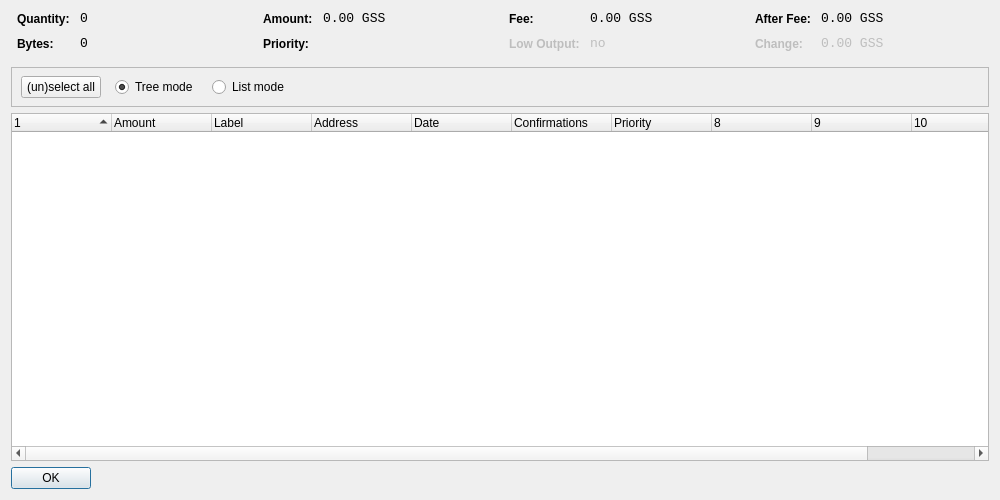
<?xml version="1.0" encoding="UTF-8"?>
<ui version="4.0">
 <class>CoinControlDialog</class>
 <widget class="QDialog" name="CoinControlDialog">
  <property name="geometry">
   <rect>
    <x>0</x>
    <y>0</y>
    <width>1000</width>
    <height>500</height>
   </rect>
  </property>
  <property name="windowTitle">
   <string>Coin Control</string>
  </property>
  <layout class="QVBoxLayout" name="verticalLayout">
   <item>
    <layout class="QHBoxLayout" name="horizontalLayoutTop" stretch="0,0,0,0">
     <property name="topMargin">
      <number>0</number>
     </property>
     <property name="bottomMargin">
      <number>10</number>
     </property>
     <item>
      <layout class="QFormLayout" name="formLayoutCoinControl1">
       <property name="horizontalSpacing">
        <number>10</number>
       </property>
       <property name="verticalSpacing">
        <number>10</number>
       </property>
       <property name="leftMargin">
        <number>6</number>
       </property>
       <property name="rightMargin">
        <number>6</number>
       </property>
       <item row="0" column="0">
        <widget class="QLabel" name="labelCoinControlQuantityText">
         <property name="styleSheet">
          <string notr="true">font-weight:bold;</string>
         </property>
         <property name="text">
          <string>Quantity:</string>
         </property>
        </widget>
       </item>
       <item row="0" column="1">
        <widget class="QLabel" name="labelCoinControlQuantity">
         <property name="font">
          <font>
           <family>Monospace</family>
           <pointsize>10</pointsize>
          </font>
         </property>
         <property name="cursor">
          <cursorShape>IBeamCursor</cursorShape>
         </property>
         <property name="contextMenuPolicy">
          <enum>Qt::ActionsContextMenu</enum>
         </property>
         <property name="text">
          <string>0</string>
         </property>
         <property name="textInteractionFlags">
          <set>Qt::LinksAccessibleByMouse|Qt::TextSelectableByKeyboard|Qt::TextSelectableByMouse</set>
         </property>
        </widget>
       </item>
       <item row="1" column="0">
        <widget class="QLabel" name="labelCoinControlBytesText">
         <property name="styleSheet">
          <string notr="true">font-weight:bold;</string>
         </property>
         <property name="text">
          <string>Bytes:</string>
         </property>
        </widget>
       </item>
       <item row="1" column="1">
        <widget class="QLabel" name="labelCoinControlBytes">
         <property name="font">
          <font>
           <family>Monospace</family>
           <pointsize>10</pointsize>
          </font>
         </property>
         <property name="cursor">
          <cursorShape>IBeamCursor</cursorShape>
         </property>
         <property name="contextMenuPolicy">
          <enum>Qt::ActionsContextMenu</enum>
         </property>
         <property name="text">
          <string>0</string>
         </property>
         <property name="textInteractionFlags">
          <set>Qt::LinksAccessibleByMouse|Qt::TextSelectableByKeyboard|Qt::TextSelectableByMouse</set>
         </property>
        </widget>
       </item>
      </layout>
     </item>
     <item>
      <layout class="QFormLayout" name="formLayoutCoinControl2">
       <property name="horizontalSpacing">
        <number>10</number>
       </property>
       <property name="verticalSpacing">
        <number>10</number>
       </property>
       <property name="leftMargin">
        <number>6</number>
       </property>
       <property name="rightMargin">
        <number>6</number>
       </property>
       <item row="0" column="0">
        <widget class="QLabel" name="labelCoinControlAmountText">
         <property name="styleSheet">
          <string notr="true">font-weight:bold;</string>
         </property>
         <property name="text">
          <string>Amount:</string>
         </property>
        </widget>
       </item>
       <item row="0" column="1">
        <widget class="QLabel" name="labelCoinControlAmount">
         <property name="font">
          <font>
           <family>Monospace</family>
           <pointsize>10</pointsize>
          </font>
         </property>
         <property name="cursor">
          <cursorShape>IBeamCursor</cursorShape>
         </property>
         <property name="contextMenuPolicy">
          <enum>Qt::ActionsContextMenu</enum>
         </property>
         <property name="text">
          <string>0.00 GSS</string>
         </property>
         <property name="textInteractionFlags">
          <set>Qt::LinksAccessibleByMouse|Qt::TextSelectableByKeyboard|Qt::TextSelectableByMouse</set>
         </property>
        </widget>
       </item>
       <item row="1" column="0">
        <widget class="QLabel" name="labelCoinControlPriorityText">
         <property name="styleSheet">
          <string notr="true">font-weight:bold;</string>
         </property>
         <property name="text">
          <string>Priority:</string>
         </property>
        </widget>
       </item>
       <item row="1" column="1">
        <widget class="QLabel" name="labelCoinControlPriority">
         <property name="font">
          <font>
           <family>Monospace</family>
           <pointsize>10</pointsize>
          </font>
         </property>
         <property name="cursor">
          <cursorShape>IBeamCursor</cursorShape>
         </property>
         <property name="contextMenuPolicy">
          <enum>Qt::ActionsContextMenu</enum>
         </property>
         <property name="text">
          <string/>
         </property>
         <property name="textInteractionFlags">
          <set>Qt::LinksAccessibleByMouse|Qt::TextSelectableByKeyboard|Qt::TextSelectableByMouse</set>
         </property>
        </widget>
       </item>
      </layout>
     </item>
     <item>
      <layout class="QFormLayout" name="formLayoutCoinControl3">
       <property name="horizontalSpacing">
        <number>10</number>
       </property>
       <property name="verticalSpacing">
        <number>10</number>
       </property>
       <property name="leftMargin">
        <number>6</number>
       </property>
       <property name="rightMargin">
        <number>6</number>
       </property>
       <item row="0" column="0">
        <widget class="QLabel" name="labelCoinControlFeeText">
         <property name="styleSheet">
          <string notr="true">font-weight:bold;</string>
         </property>
         <property name="text">
          <string>Fee:</string>
         </property>
        </widget>
       </item>
       <item row="0" column="1">
        <widget class="QLabel" name="labelCoinControlFee">
         <property name="font">
          <font>
           <family>Monospace</family>
           <pointsize>10</pointsize>
          </font>
         </property>
         <property name="cursor">
          <cursorShape>IBeamCursor</cursorShape>
         </property>
         <property name="contextMenuPolicy">
          <enum>Qt::ActionsContextMenu</enum>
         </property>
         <property name="text">
          <string>0.00 GSS</string>
         </property>
         <property name="textInteractionFlags">
          <set>Qt::LinksAccessibleByMouse|Qt::TextSelectableByKeyboard|Qt::TextSelectableByMouse</set>
         </property>
        </widget>
       </item>
       <item row="1" column="0">
        <widget class="QLabel" name="labelCoinControlLowOutputText">
         <property name="enabled">
          <bool>false</bool>
         </property>
         <property name="styleSheet">
          <string notr="true">font-weight:bold;</string>
         </property>
         <property name="text">
          <string>Low Output:</string>
         </property>
        </widget>
       </item>
       <item row="1" column="1">
        <widget class="QLabel" name="labelCoinControlLowOutput">
         <property name="enabled">
          <bool>false</bool>
         </property>
         <property name="font">
          <font>
           <family>Monospace</family>
           <pointsize>10</pointsize>
          </font>
         </property>
         <property name="cursor">
          <cursorShape>IBeamCursor</cursorShape>
         </property>
         <property name="contextMenuPolicy">
          <enum>Qt::ActionsContextMenu</enum>
         </property>
         <property name="text">
          <string>no</string>
         </property>
         <property name="textInteractionFlags">
          <set>Qt::LinksAccessibleByMouse|Qt::TextSelectableByKeyboard|Qt::TextSelectableByMouse</set>
         </property>
        </widget>
       </item>
      </layout>
     </item>
     <item>
      <layout class="QFormLayout" name="formLayoutCoinControl4">
       <property name="horizontalSpacing">
        <number>10</number>
       </property>
       <property name="verticalSpacing">
        <number>10</number>
       </property>
       <property name="leftMargin">
        <number>6</number>
       </property>
       <property name="rightMargin">
        <number>6</number>
       </property>
       <item row="0" column="0">
        <widget class="QLabel" name="labelCoinControlAfterFeeText">
         <property name="styleSheet">
          <string notr="true">font-weight:bold;</string>
         </property>
         <property name="text">
          <string>After Fee:</string>
         </property>
        </widget>
       </item>
       <item row="0" column="1">
        <widget class="QLabel" name="labelCoinControlAfterFee">
         <property name="font">
          <font>
           <family>Monospace</family>
           <pointsize>10</pointsize>
          </font>
         </property>
         <property name="cursor">
          <cursorShape>IBeamCursor</cursorShape>
         </property>
         <property name="contextMenuPolicy">
          <enum>Qt::ActionsContextMenu</enum>
         </property>
         <property name="text">
          <string>0.00 GSS</string>
         </property>
         <property name="textInteractionFlags">
          <set>Qt::LinksAccessibleByMouse|Qt::TextSelectableByKeyboard|Qt::TextSelectableByMouse</set>
         </property>
        </widget>
       </item>
       <item row="1" column="0">
        <widget class="QLabel" name="labelCoinControlChangeText">
         <property name="enabled">
          <bool>false</bool>
         </property>
         <property name="styleSheet">
          <string notr="true">font-weight:bold;</string>
         </property>
         <property name="text">
          <string>Change:</string>
         </property>
        </widget>
       </item>
       <item row="1" column="1">
        <widget class="QLabel" name="labelCoinControlChange">
         <property name="enabled">
          <bool>false</bool>
         </property>
         <property name="font">
          <font>
           <family>Monospace</family>
           <pointsize>10</pointsize>
          </font>
         </property>
         <property name="cursor">
          <cursorShape>IBeamCursor</cursorShape>
         </property>
         <property name="contextMenuPolicy">
          <enum>Qt::ActionsContextMenu</enum>
         </property>
         <property name="text">
          <string>0.00 GSS</string>
         </property>
         <property name="textInteractionFlags">
          <set>Qt::LinksAccessibleByMouse|Qt::TextSelectableByKeyboard|Qt::TextSelectableByMouse</set>
         </property>
        </widget>
       </item>
      </layout>
     </item>
    </layout>
   </item>
   <item>
    <widget class="QFrame" name="frame">
     <property name="minimumSize">
      <size>
       <width>0</width>
       <height>40</height>
      </size>
     </property>
     <property name="frameShape">
      <enum>QFrame::StyledPanel</enum>
     </property>
     <property name="frameShadow">
      <enum>QFrame::Sunken</enum>
     </property>
     <widget class="QWidget" name="horizontalLayoutWidget">
      <property name="geometry">
       <rect>
        <x>10</x>
        <y>0</y>
        <width>781</width>
        <height>41</height>
       </rect>
      </property>
      <layout class="QHBoxLayout" name="horizontalLayoutPanel" stretch="0,0,0,0,0">
       <property name="spacing">
        <number>14</number>
       </property>
       <item>
        <widget class="QPushButton" name="pushButtonSelectAll">
         <property name="sizePolicy">
          <sizepolicy hsizetype="Maximum" vsizetype="Fixed">
           <horstretch>0</horstretch>
           <verstretch>0</verstretch>
          </sizepolicy>
         </property>
         <property name="text">
          <string>(un)select all</string>
         </property>
        </widget>
       </item>
       <item>
        <widget class="QRadioButton" name="radioTreeMode">
         <property name="sizePolicy">
          <sizepolicy hsizetype="Maximum" vsizetype="Fixed">
           <horstretch>0</horstretch>
           <verstretch>0</verstretch>
          </sizepolicy>
         </property>
         <property name="text">
          <string>Tree mode</string>
         </property>
         <property name="checked">
          <bool>true</bool>
         </property>
        </widget>
       </item>
       <item>
        <widget class="QRadioButton" name="radioListMode">
         <property name="sizePolicy">
          <sizepolicy hsizetype="Maximum" vsizetype="Fixed">
           <horstretch>0</horstretch>
           <verstretch>0</verstretch>
          </sizepolicy>
         </property>
         <property name="text">
          <string>List mode</string>
         </property>
        </widget>
       </item>
       <item>
        <spacer name="horizontalSpacer">
         <property name="orientation">
          <enum>Qt::Horizontal</enum>
         </property>
         <property name="sizeHint" stdset="0">
          <size>
           <width>40</width>
           <height>20</height>
          </size>
         </property>
        </spacer>
       </item>
      </layout>
     </widget>
    </widget>
   </item>
   <item>
    <widget class="CoinControlTreeWidget" name="treeWidget">
     <property name="contextMenuPolicy">
      <enum>Qt::CustomContextMenu</enum>
     </property>
     <property name="sortingEnabled">
      <bool>false</bool>
     </property>
     <property name="columnCount">
      <number>11</number>
     </property>
     <attribute name="headerShowSortIndicator" stdset="0">
      <bool>true</bool>
     </attribute>
     <attribute name="headerStretchLastSection">
      <bool>false</bool>
     </attribute>
     <column>
      <property name="text">
       <string/>
      </property>
     </column>
     <column>
      <property name="text">
       <string>Amount</string>
      </property>
     </column>
     <column>
      <property name="text">
       <string>Label</string>
      </property>
     </column>
     <column>
      <property name="text">
       <string>Address</string>
      </property>
     </column>
     <column>
      <property name="text">
       <string>Date</string>
      </property>
     </column>
     <column>
      <property name="text">
       <string>Confirmations</string>
      </property>
      <property name="toolTip">
       <string>Confirmed</string>
      </property>
     </column>
     <column>
      <property name="text">
       <string>Priority</string>
      </property>
     </column>
     <column>
      <property name="text">
       <string/>
      </property>
     </column>
     <column>
      <property name="text">
       <string/>
      </property>
     </column>
     <column>
      <property name="text">
       <string/>
      </property>
     </column>
     <column>
      <property name="text">
       <string/>
      </property>
     </column>
    </widget>
   </item>
   <item>
    <widget class="QDialogButtonBox" name="buttonBox">
     <property name="sizePolicy">
      <sizepolicy hsizetype="Maximum" vsizetype="Fixed">
       <horstretch>0</horstretch>
       <verstretch>0</verstretch>
      </sizepolicy>
     </property>
     <property name="orientation">
      <enum>Qt::Horizontal</enum>
     </property>
     <property name="standardButtons">
      <set>QDialogButtonBox::Ok</set>
     </property>
    </widget>
   </item>
  </layout>
 </widget>
 <customwidgets>
  <customwidget>
   <class>CoinControlTreeWidget</class>
   <extends>QTreeWidget</extends>
   <header>coincontroltreewidget.h</header>
  </customwidget>
 </customwidgets>
 <resources/>
 <connections/>
</ui>
